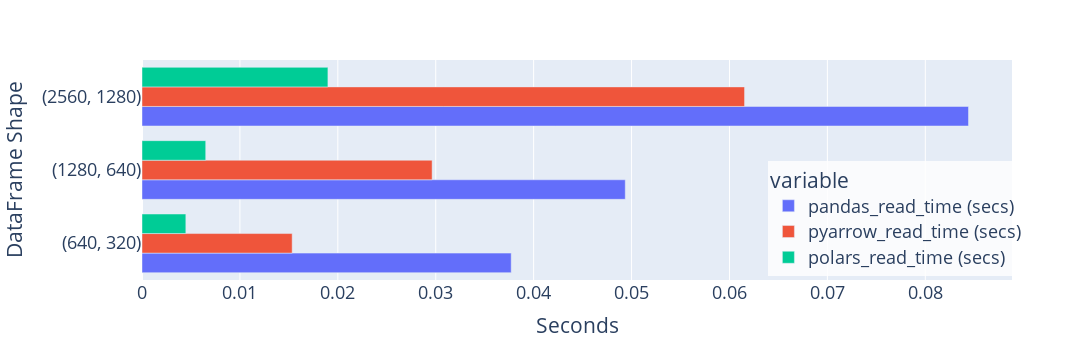

Notebook cell for this chart:
### Code cell
# write times barchart
fig = px.bar(
    df_results,
    x=[
        "pandas_read_time (secs)",
        "pyarrow_read_time (secs)",
        "polars_read_time (secs)",
    ],
    y="dataframe_shape (rows, cols)",
    orientation="h",
    barmode="group",
    labels={"dataframe_shape (rows, cols)": "DataFrame Shape", "value": "Seconds"},
    width=1300,
)
fig.update_layout(
    legend=dict(x=0.72, y=0.02, bgcolor="rgba(255,255,255,0.8)"),
    font=dict(
        size=17.5,  # global font size
    ),
)
fig.show()

pio.write_image(fig, f"{image_dir}/mem-read-times.png")

### Figure 1 — Plotly figure (JSON) as saved in the notebook; plotly's stock layout.template omitted (floating-point values rounded to 4 significant figures)
{"data": [{"alignmentgroup": "True", "hovertemplate": "variable=pandas_read_time (secs)<br>Seconds=%{x}<br>DataFrame Shape=%{y}<extra></extra>", "legendgroup": "pandas_read_time (secs)", "marker": {"color": "#636efa", "pattern": {"shape": ""}}, "name": "pandas_read_time (secs)", "offsetgroup": "pandas_read_time (secs)", "orientation": "h", "showlegend": true, "textposition": "auto", "type": "bar", "x": [0.03771, 0.04936, 0.08441], "xaxis": "x", "y": ["(640, 320)", "(1280, 640)", "(2560, 1280)"], "yaxis": "y"}, {"alignmentgroup": "True", "hovertemplate": "variable=pyarrow_read_time (secs)<br>Seconds=%{x}<br>DataFrame Shape=%{y}<extra></extra>", "legendgroup": "pyarrow_read_time (secs)", "marker": {"color": "#EF553B", "pattern": {"shape": ""}}, "name": "pyarrow_read_time (secs)", "offsetgroup": "pyarrow_read_time (secs)", "orientation": "h", "showlegend": true, "textposition": "auto", "type": "bar", "x": [0.01534, 0.02963, 0.06154], "xaxis": "x", "y": ["(640, 320)", "(1280, 640)", "(2560, 1280)"], "yaxis": "y"}, {"alignmentgroup": "True", "hovertemplate": "variable=polars_read_time (secs)<br>Seconds=%{x}<br>DataFrame Shape=%{y}<extra></extra>", "legendgroup": "polars_read_time (secs)", "marker": {"color": "#00cc96", "pattern": {"shape": ""}}, "name": "polars_read_time (secs)", "offsetgroup": "polars_read_time (secs)", "orientation": "h", "showlegend": true, "textposition": "auto", "type": "bar", "x": [0.004477, 0.006508, 0.01899], "xaxis": "x", "y": ["(640, 320)", "(1280, 640)", "(2560, 1280)"], "yaxis": "y"}], "layout": {"barmode": "group", "font": {"size": 17.5}, "height": 360, "legend": {"bgcolor": "rgba(255,255,255,0.8)", "title": {"text": "variable"}, "tracegroupgap": 0, "x": 0.72, "y": 0.02}, "margin": {"t": 60}, "width": 1300, "xaxis": {"anchor": "y", "autorange": true, "domain": [0, 1], "range": [0, 0.08885], "title": {"text": "Seconds"}, "type": "linear"}, "yaxis": {"anchor": "x", "autorange": true, "domain": [0, 1], "range": [-0.5, 2.5], "title": {"text": "DataFrame Shape"}, "type": "category"}}}
